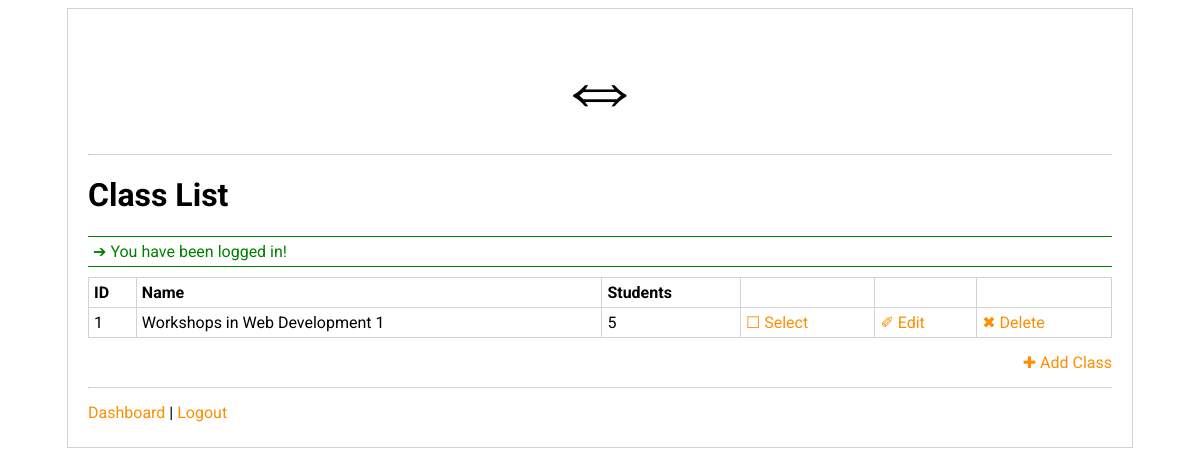
Screenshot of /admin-class-list.php (signed in) with the database file from the repository.
### tables this page shows
CREATE TABLE `classes` (
  `id` int(11) NOT NULL,
  `name` varchar(255) DEFAULT NULL,
  `code` varchar(255) DEFAULT NULL,
  `semester` enum('fall','winter','summer') DEFAULT NULL,
  `year` year(4) DEFAULT NULL,
  `created_at` timestamp NOT NULL DEFAULT CURRENT_TIMESTAMP,
  `updated_at` timestamp NOT NULL DEFAULT CURRENT_TIMESTAMP ON UPDATE CURRENT_TIMESTAMP
);

### admin-class-list.php (the view, shortened to what this page needs)
<?php
include('includes/connect.php');
include('includes/functions.php');
include('includes/header.php');
?>
<h1>Class List</h1>
<?php
$query = 'SELECT *,(
        SELECT COUNT(*)
        FROM class_student
        WHERE class_id = classes.id
    ) AS students
    FROM classes
    ORDER BY year,semester';
$result = mysqli_query($connect, $query);
?>
<table>
    <tr>
        <th>ID</th>
        <th>Name</th>
        <th>Students</th>
        <th></th>
        <th></th>
        <th></th>
    </tr>
    <?php while($class = mysqli_fetch_assoc($result)): ?>
        <tr>
            <td><?=$class['id']?></td>
            <td><?=$class['name']?></td>
            <td><?=$class['students']?></td>
            <td>
                <a href="admin-class-list.php?select=<?=$class['id']?>">
                    <?php if($class['id'] == $_SESSION['admin']['class_id']): ?>
                        &#9745;
                    <?php else: ?>
                        &#9744;
                    <?php endif; ?>
                    Select
                </a>
            </td>
            <td><a href="admin-class-edit.php?id=<?=$class['id']?>">&#10000; Edit</a></td>
            <td><a href="admin-class-list.php?delete=<?=$class['id']?>">&#10006; Delete</a></td>
        </tr>
    <?php endwhile; ?>
</table>
<div class="right">
    <a href="admin-class-add.php">&#10010; Add Class</a>
</div>
<?php
include('includes/footer.php');

### styles.css (style rules this page uses)
body, tr, td, th, input, select, textarea { font-family: "Roboto", sans-serif; }
table { border-collapse: collapse; width: 100%; margin: 10px 0; }
th, td { border: 1px solid lightgrey; padding: 5px; text-align: left; }
.right { text-align: right; padding: 5px 0; }
a:link, a:visited, a:active, a:hover { text-decoration: none; color: #ff8e00; white-space: nowrap; }

### rows the page displays
classes: id "1", name "Workshops in Web Development 1", students "5"

### other values shown
$_SESSION['message']['text'] "You have been logged in!"
